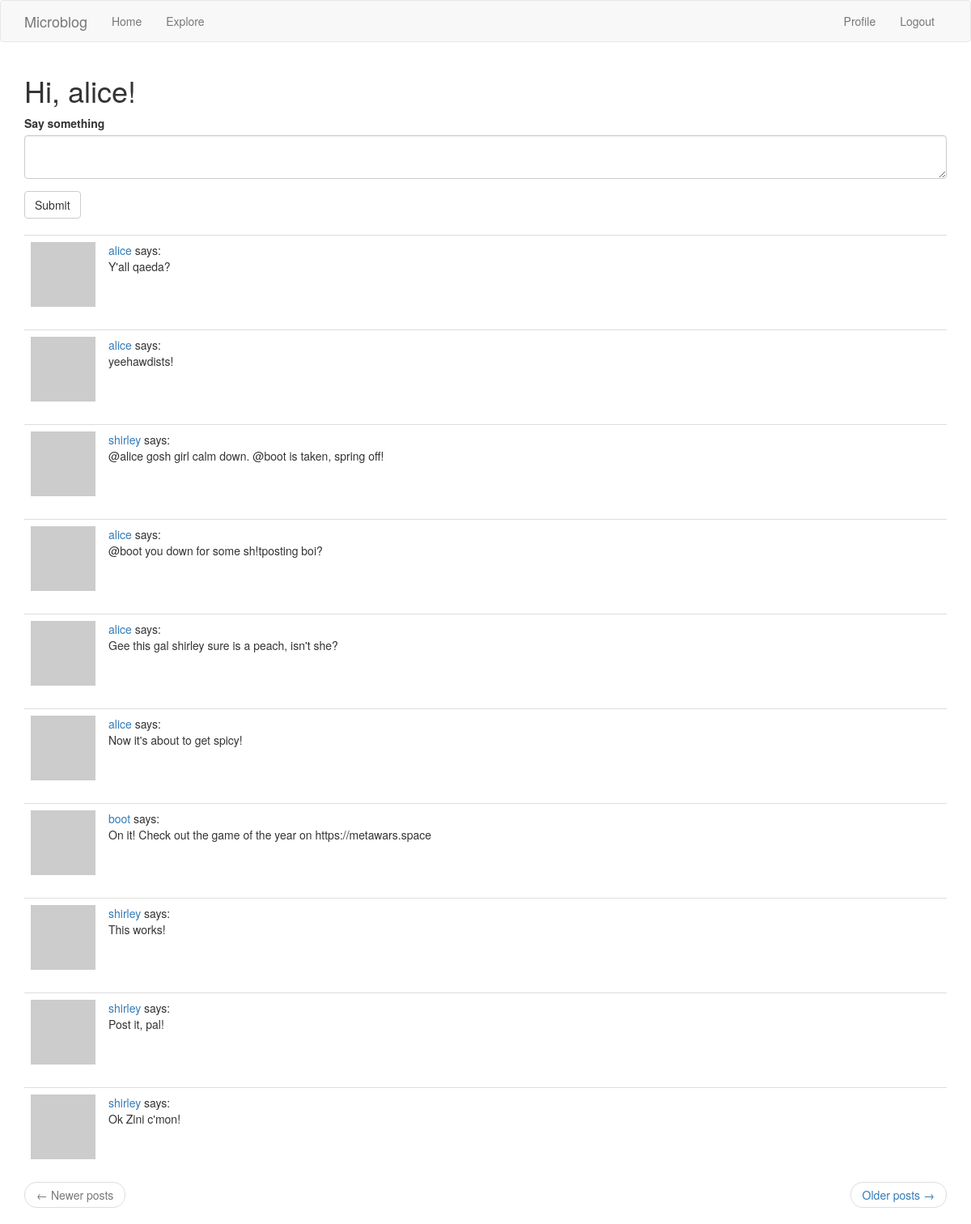
Page /index (signed in) on the committed database.
### app/models.py (models this page shows, shortened)
class PaginatedAPIMixin(object):
    @staticmethod
    def to_collection_dict(query, page, per_page, endpoint, **kwargs):
        resources = query.paginate(page, per_page, False)
        data = {
            'items': [item.to_dict() for item in resources.items],
            '_meta': {
                'page': page,
                'per_page': per_page,
                'total_pages': resources.pages,
                'total_items': resources.total
            },
            '_links': {
            'self': url_for(endpoint, page=page, per_page=per_page, **kwargs),
            'next': url_for(endpoint, page=page + 1, per_page=per_page, **kwargs)
                if resources.has_next else None,
            'prev': url_for(endpoint, page=page - 1, per_page=per_page, **kwargs)
                if resources.has_prev else None
            }
        }
        return data

class User(UserMixin, PaginatedAPIMixin, db.Model):
    id = db.Column(db.Integer, primary_key=True)
    username = db.Column(db.String(64), index=True, unique=True)
    email = db.Column(db.String(120), index=True, unique=True)
    password_hash = db.Column(db.String(128))
    posts = db.relationship('Post', backref='author', lazy='dynamic')
    about_me = db.Column(db.String(140))
    last_seen = db.Column(db.DateTime, default=datetime.utcnow)
    token = db.Column(db.String(32), index=True, unique=True)
    token_expiration = db.Column(db.DateTime)
    def avatar(self, size):
        digest = md5(self.email.lower().encode('utf-8')).hexdigest()
        return 'https://www.gravatar.com/avatar/{}?d=identicon&s={}'.format(digest, size)
    def followed_posts(self):
        followed = Post.query.join(
            followers, (followers.c.followed_id == Post.user_id)).filter(
                followers.c.follower_id == self.id)
        own = Post.query.filter_by(user_id=self.id)
        return followed.union(own).order_by(Post.timestamp.desc())
    followed = db.relationship(
        'User', secondary = followers,
        primaryjoin = (followers.c.follower_id == id),
        secondaryjoin = (followers.c.followed_id == id),
        backref = db.backref('followers', lazy ='dynamic'),
        lazy = 'dynamic'
        )

class Post(db.Model):
    id = db.Column(db.Integer, primary_key=True)
    body = db.Column(db.String(140))
    timestamp = db.Column(db.DateTime, index=True, default=datetime.utcnow)
    user_id = db.Column(db.Integer, db.ForeignKey('user.id'))

### app/routes.py (the view)
@app.route('/', methods=['GET', 'POST'])
@app.route('/index', methods=['GET', 'POST'])
@login_required
def index():
    form = PostForm()
    if form.validate_on_submit():
        post = Post(body=form.post.data, author=current_user)
        db.session.add(post)
        db.session.commit()
        flash('Your post is now live!')
        return redirect(url_for('index'))
    page = request.args.get('page', 1, type=int)
    posts = current_user.followed_posts().paginate(
        page, app.config['POSTS_PER_PAGE'], False)
    next_url = url_for('index', page=posts.next_num) \
        if posts.has_next else None
    prev_url = url_for('index', page=posts.prev_num) \
        if posts.has_prev else None
    return render_template('index.html', title='Home', form=form,
        posts=posts.items, next_url=next_url, prev_url=prev_url)
    return render_template('index.html', title='Home Page', form=form, posts=posts.items)

### app/forms.py
class PostForm(FlaskForm):
	post = TextAreaField('Say something', validators=[DataRequired(), Length(min=1, max=140)])
	submit = SubmitField('Submit')

### app/models.py (called while the page is built)
@login.user_loader
def load_user(id):
	return User.query.get(int(id))

### app/routes.py (called while the page is built)
@app.before_request
def before_request():
    if current_user.is_authenticated:
        current_user.last_seen = datetime.utcnow()
        db.session.commit()

### app/templates/index.html
{% extends "base.html" %}
{% import 'bootstrap/wtf.html' as wtf %}
{% block app_content %}
    <h1>Hi, {{ current_user.username }}!</h1>
    {% if form %}
    {{ wtf.quick_form(form) }}
    <br>
    {% endif %}
    {% for post in posts %}
        {% include '_post.html' %}
    {% endfor %}
    <nav aria-label="...">
        <ul class="pager">
            <li class="previous{% if not prev_url %} disabled{% endif %}">
                <a href="{{ prev_url or '#' }}">
                    <span aria-hidden="true">&larr;</span> Newer posts
                </a>
            </li>
            <li class="next{% if not next_url %} disabled{% endif %}">
                <a href="{{ next_url or '#' }}">
                    Older posts <span aria-hidden="true">&rarr;</span>
                </a>
            </li>
        </ul>
    </nav>
{% endblock %}

### app/templates/_post.html
    <table class="table table-hover">
        <tr>
            <td width="70px">
                <a href="{{ url_for('user', username=post.author.username) }}">
                    <img src="{{ post.author.avatar(70) }}" />
                </a>
            </td>
            <td>
                <a href="{{ url_for('user', username=post.author.username) }}">
                    {{ post.author.username }}
                </a>
                says:
                <br>
                {{ post.body }}
            </td>
        </tr>
    </table>

### rows in the picture
User: username "alice"
Post: author.username "alice", body "Y'all qaeda?"
Post: author.username "alice", body "yeehawdists!"
Post: author.username "shirley", body "@alice gosh girl calm down. @boot is taken, spring off!"
Post: author.username "alice", body "@boot you down for some sh!tposting boi?"
Post: author.username "alice", body "Gee this gal shirley sure is a peach, isn't she?"
Post: author.username "alice", body "Now it's about to get spicy!"
Post: author.username "boot", body "On it! Check out the game of the year on https://metawars.space"
Post: author.username "shirley", body "This works!"
Post: author.username "shirley", body "Post it, pal!"
Post: author.username "shirley", body "Ok Zini c'mon!"
